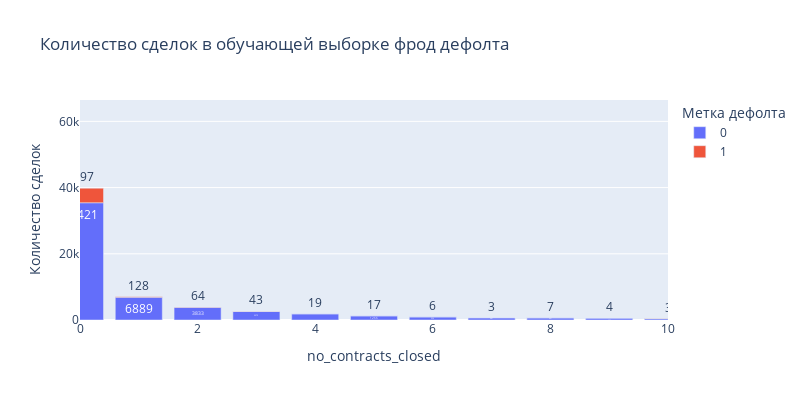

This figure's notebook cell:
### Code cell
plot_features_bar(target_frod.data, 'no_contracts_closed', x_range =[0, 10])

### Figure 1 — Plotly figure (JSON) as saved in the notebook; plotly's stock layout.template omitted (floating-point values rounded to 4 significant figures; data arrays with more than 128 entries replaced by an {"elided": "..."} marker saying what was removed)
{"data": [{"alignmentgroup": "True", "hovertemplate": "Метка дефолта=0<br>no_contracts_closed=%{x}<br>Количество сделок=%{text}<extra></extra>", "legendgroup": "0", "marker": {"color": "#636efa", "pattern": {"shape": ""}}, "name": "0", "offsetgroup": "0", "orientation": "v", "showlegend": true, "text": {"elided": "134 int values"}, "textposition": "auto", "type": "bar", "x": {"elided": "134 int values"}, "xaxis": "x", "y": {"elided": "134 int values"}, "yaxis": "y"}, {"alignmentgroup": "True", "hovertemplate": "Метка дефолта=1<br>no_contracts_closed=%{x}<br>Количество сделок=%{text}<extra></extra>", "legendgroup": "1", "marker": {"color": "#EF553B", "pattern": {"shape": ""}}, "name": "1", "offsetgroup": "1", "orientation": "v", "showlegend": true, "text": [4397, 128, 64, 43, 19, 17, 6, 3, 7, 4, 3, 4, 2, 1, 1, 1, 1, 1, 1, 1, 1, 1, 1, 1], "textposition": "auto", "type": "bar", "x": [0, 1, 2, 3, 4, 5, 6, 7, 8, 9, 10, 11, 12, 14, 15, 16, 18, 20, 25, 27, 43, 44, 59, 181], "xaxis": "x", "y": [4397, 128, 64, 43, 19, 17, 6, 3, 7, 4, 3, 4, 2, 1, 1, 1, 1, 1, 1, 1, 1, 1, 1, 1], "yaxis": "y"}, {"alignmentgroup": "True", "hovertemplate": "Метка дефолта=<br>no_contracts_closed=%{x}<br>Количество сделок=%{text}<extra></extra>", "legendgroup": "", "marker": {"color": "#00cc96", "pattern": {"shape": ""}}, "name": "", "offsetgroup": "", "orientation": "v", "showlegend": false, "text": [63131], "textposition": "auto", "type": "bar", "x": ["All"], "xaxis": "x", "y": [63131], "yaxis": "y"}], "layout": {"autosize": false, "barmode": "relative", "height": 400, "legend": {"title": {"text": "Метка дефолта"}, "tracegroupgap": 0}, "title": {"text": "Количество сделок в обучающей выборке фрод дефолта"}, "width": 800, "xaxis": {"anchor": "y", "domain": [0, 1], "range": [0, 10], "title": {"text": "no_contracts_closed"}}, "yaxis": {"anchor": "x", "domain": [0, 1], "title": {"text": "Количество сделок"}}}}
